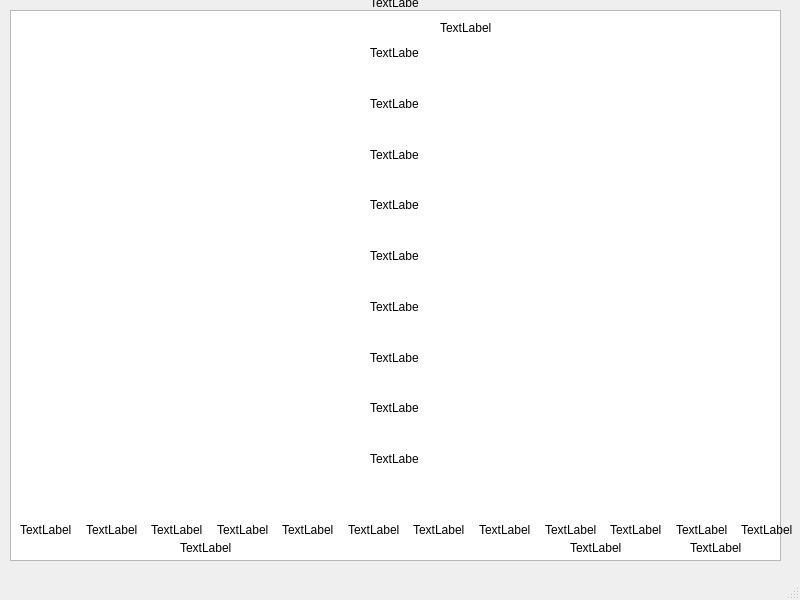
<?xml version="1.0" encoding="UTF-8"?>
<ui version="4.0">
 <class>MainWindow</class>
 <widget class="QMainWindow" name="MainWindow">
  <property name="geometry">
   <rect>
    <x>0</x>
    <y>0</y>
    <width>800</width>
    <height>600</height>
   </rect>
  </property>
  <property name="windowTitle">
   <string>MainWindow</string>
  </property>
  <widget class="QWidget" name="centralwidget">
   <widget class="QGraphicsView" name="graphicsView">
    <property name="geometry">
     <rect>
      <x>10</x>
      <y>10</y>
      <width>771</width>
      <height>551</height>
     </rect>
    </property>
   </widget>
   <widget class="QLabel" name="label">
    <property name="geometry">
     <rect>
      <x>20</x>
      <y>100</y>
      <width>191</width>
      <height>21</height>
     </rect>
    </property>
    <property name="text">
     <string/>
    </property>
   </widget>
   <widget class="QLabel" name="label_2">
    <property name="geometry">
     <rect>
      <x>440</x>
      <y>20</y>
      <width>101</width>
      <height>16</height>
     </rect>
    </property>
    <property name="text">
     <string>TextLabel</string>
    </property>
   </widget>
   <widget class="QLabel" name="label_3">
    <property name="geometry">
     <rect>
      <x>690</x>
      <y>540</y>
      <width>81</width>
      <height>16</height>
     </rect>
    </property>
    <property name="text">
     <string>TextLabel</string>
    </property>
   </widget>
   <widget class="QLabel" name="label_4">
    <property name="geometry">
     <rect>
      <x>180</x>
      <y>540</y>
      <width>61</width>
      <height>16</height>
     </rect>
    </property>
    <property name="text">
     <string>TextLabel</string>
    </property>
   </widget>
   <widget class="QLabel" name="label_5">
    <property name="geometry">
     <rect>
      <x>570</x>
      <y>540</y>
      <width>61</width>
      <height>16</height>
     </rect>
    </property>
    <property name="text">
     <string>TextLabel</string>
    </property>
   </widget>
   <widget class="QWidget" name="">
    <property name="geometry">
     <rect>
      <x>20</x>
      <y>520</y>
      <width>781</width>
      <height>20</height>
     </rect>
    </property>
    <layout class="QHBoxLayout" name="horizontalLayout">
     <item>
      <widget class="QLabel" name="label_17">
       <property name="text">
        <string>TextLabel</string>
       </property>
      </widget>
     </item>
     <item>
      <widget class="QLabel" name="label_6">
       <property name="text">
        <string>TextLabel</string>
       </property>
      </widget>
     </item>
     <item>
      <widget class="QLabel" name="label_7">
       <property name="text">
        <string>TextLabel</string>
       </property>
      </widget>
     </item>
     <item>
      <widget class="QLabel" name="label_8">
       <property name="text">
        <string>TextLabel</string>
       </property>
      </widget>
     </item>
     <item>
      <widget class="QLabel" name="label_9">
       <property name="text">
        <string>TextLabel</string>
       </property>
      </widget>
     </item>
     <item>
      <widget class="QLabel" name="label_10">
       <property name="text">
        <string>TextLabel</string>
       </property>
      </widget>
     </item>
     <item>
      <widget class="QLabel" name="label_11">
       <property name="text">
        <string>TextLabel</string>
       </property>
      </widget>
     </item>
     <item>
      <widget class="QLabel" name="label_12">
       <property name="text">
        <string>TextLabel</string>
       </property>
      </widget>
     </item>
     <item>
      <widget class="QLabel" name="label_13">
       <property name="text">
        <string>TextLabel</string>
       </property>
      </widget>
     </item>
     <item>
      <widget class="QLabel" name="label_14">
       <property name="text">
        <string>TextLabel</string>
       </property>
      </widget>
     </item>
     <item>
      <widget class="QLabel" name="label_15">
       <property name="text">
        <string>TextLabel</string>
       </property>
      </widget>
     </item>
     <item>
      <widget class="QLabel" name="label_16">
       <property name="text">
        <string>TextLabel</string>
       </property>
      </widget>
     </item>
    </layout>
   </widget>
   <widget class="QWidget" name="">
    <property name="geometry">
     <rect>
      <x>370</x>
      <y>-20</y>
      <width>49</width>
      <height>501</height>
     </rect>
    </property>
    <layout class="QVBoxLayout" name="verticalLayout">
     <item>
      <widget class="QLabel" name="label_18">
       <property name="text">
        <string>TextLabel</string>
       </property>
      </widget>
     </item>
     <item>
      <widget class="QLabel" name="label_19">
       <property name="text">
        <string>TextLabel</string>
       </property>
      </widget>
     </item>
     <item>
      <widget class="QLabel" name="label_20">
       <property name="text">
        <string>TextLabel</string>
       </property>
      </widget>
     </item>
     <item>
      <widget class="QLabel" name="label_21">
       <property name="text">
        <string>TextLabel</string>
       </property>
      </widget>
     </item>
     <item>
      <widget class="QLabel" name="label_22">
       <property name="text">
        <string>TextLabel</string>
       </property>
      </widget>
     </item>
     <item>
      <widget class="QLabel" name="label_23">
       <property name="text">
        <string>TextLabel</string>
       </property>
      </widget>
     </item>
     <item>
      <widget class="QLabel" name="label_24">
       <property name="text">
        <string>TextLabel</string>
       </property>
      </widget>
     </item>
     <item>
      <widget class="QLabel" name="label_25">
       <property name="text">
        <string>TextLabel</string>
       </property>
      </widget>
     </item>
     <item>
      <widget class="QLabel" name="label_26">
       <property name="text">
        <string>TextLabel</string>
       </property>
      </widget>
     </item>
     <item>
      <widget class="QLabel" name="label_27">
       <property name="text">
        <string>TextLabel</string>
       </property>
      </widget>
     </item>
    </layout>
   </widget>
  </widget>
  <widget class="QMenuBar" name="menubar">
   <property name="geometry">
    <rect>
     <x>0</x>
     <y>0</y>
     <width>800</width>
     <height>21</height>
    </rect>
   </property>
  </widget>
  <widget class="QStatusBar" name="statusbar"/>
 </widget>
 <resources/>
 <connections/>
</ui>
